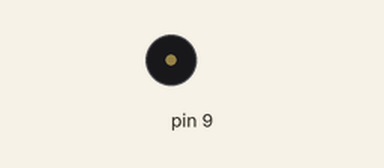
Simulated run of this sketch. Board: Arduino Uno, built with avr-gcc and run on an emulated ATmega328P. On the bench: buzzer (waves = sounding). Random numbers use the default seed unless the sketch sets one; what the sketch prints to the serial monitor is not drawn.

Above: at 0.1 s.
At 40.0 s:
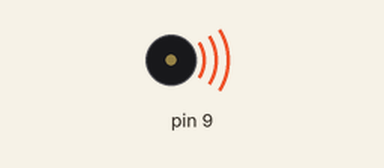
Timing chart, 0 to 40.0 s (numbered marks = the images above):
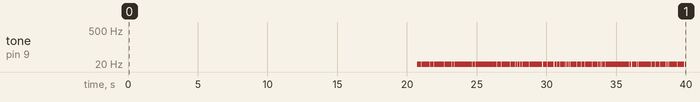

Measured:
- by itself, tone on pin 9: plays 1 Hz for 0.29 s, 1 Hz for 0.39 s, 1 Hz for 0.17 s, 1 Hz for 0.14 s, 1 Hz for 0.12 s, 1 Hz for 0.71 s … (70 notes in this stretch)

The sketch:

Fake_1.2.ino
```cpp
void setup(){
  Serial.begin(9600);
  pinMode(9, OUTPUT);
}

void loop(){

  float Vout;
  float Vin;
  float R1=987.0;
  float cR2=248.0;
  float R2;
  unsigned long time=millis();

  for(int f=0; f<256; f++)
  {
    int p=random(0,10);
    if(time<10000||p==0)
      {
      Vin=f*5.0/256.0;
      Serial.print("Vin: ");
      Serial.println(Vin);
      Vout=Vin/(cR2/R1+1);
      int r=random(0,3);
      int sr=random(0,2 );
      if(sr==0) Vout+=r/100.0;
      else Vout-=r/100.0;
      Serial.print("Vout: ");
      Serial.println(Vout);

      R2 = (Vin/Vout-1)*R1;
      Serial.print("R2 este ");
      Serial.println(R2);
      noTone(9);
      }
      else
      {
        Serial.println("The object is in range");
        tone(9, 1);
      }
  }

  for(int f=256; f>0; f--)
  {
    int p=random(0,10);
    if(time<10000||p==0)
      {
      Vin=f*5.0/256.0;
      Serial.print("Vin: ");
      Serial.println(Vin);
      Vout=Vin/(cR2/R1+1);
      int r=random(0,3);
      int sr=random(0,2 );
      if(sr==0) Vout+=r/100.0;
      else Vout-=r/100.0;
      Serial.print("Vout: ");
      Serial.println(Vout);

      R2 = (Vin/Vout-1)*R1;
      Serial.print("R2 este ");
      Serial.println(R2);
      noTone(9);
      }
      else
      {
        Serial.println("The object is in range");
        tone(9, 1);
      }
  }
}
```
